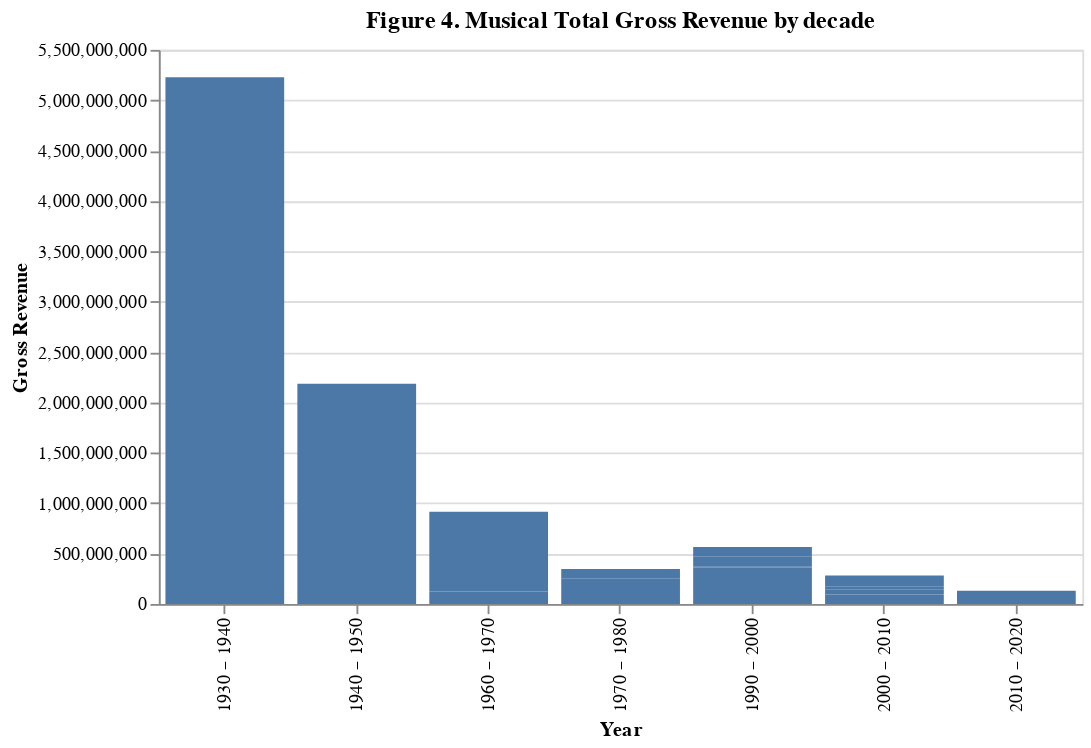

This figure's notebook cell:
### Code cell
musical_plot = (
    alt.Chart(musical_df, width=500, height=300)
    .mark_bar()
    .encode(
        x=alt.X("year:N", title="Year", bin=alt.Bin(maxbins=8)),
        y=alt.Y("inflation_adjusted_gross:Q", title="Gross Revenue", sort="x"),
    )
    .properties(title="Figure 4. Musical Total Gross Revenue by decade")
)
musical_plot

### Figure 1 — Vega-Lite specification as saved in the notebook (floating-point values rounded to 4 significant figures)
{"config": {"view": {"continuousWidth": 400, "continuousHeight": 300}}, "data": {"name": "data-f82f0199c14667e3be25b9b736f52711"}, "mark": "bar", "encoding": {"x": {"type": "nominal", "bin": {"maxbins": 8}, "field": "year", "title": "Year"}, "y": {"type": "quantitative", "field": "inflation_adjusted_gross", "sort": "x", "title": "Gross Revenue"}}, "height": 300, "title": "Figure 4. Musical Total Gross Revenue by decade", "width": 500, "$schema": "https://vega.github.io/schema/vega-lite/v4.8.1.json", "datasets": {"data-f82f0199c14667e3be25b9b736f52711": [{"movie_title": "Snow White and the Seven Dwarfs", "genre": "Musical", "inflation_adjusted_gross": 5228953251, "year": 1937}, {"movie_title": "Fantasia", "genre": "Musical", "inflation_adjusted_gross": 2187090808, "year": 1940}, {"movie_title": "Babes in Toyland", "genre": "Musical", "inflation_adjusted_gross": 124841160, "year": 1961}, {"movie_title": "The Jungle Book", "genre": "Musical", "inflation_adjusted_gross": 789612346, "year": 1967}, {"movie_title": "The Aristocats", "genre": "Musical", "inflation_adjusted_gross": 255161499, "year": 1970}, {"movie_title": "Bedknobs and Broomsticks", "genre": "Musical", "inflation_adjusted_gross": 91305448, "year": 1971}, {"movie_title": "Beauty and the Beast", "genre": "Musical", "inflation_adjusted_gross": 363017667, "year": 1991}, {"movie_title": "Swing Kids", "genre": "Musical", "inflation_adjusted_gross": 11468231, "year": 1993}, {"movie_title": "The Nightmare Before Christmas", "genre": "Musical", "inflation_adjusted_gross": 100026637, "year": 1993}, {"movie_title": "Evita", "genre": "Musical", "inflation_adjusted_gross": 92077628, "year": 1996}, {"movie_title": "Fantasia 2000 (IMAX)", "genre": "Musical", "inflation_adjusted_gross": 94852354, "year": 2000}, {"movie_title": "Fantasia 2000 (Theatrical Release)", "genre": "Musical", "inflation_adjusted_gross": 14238144, "year": 2000}, {"movie_title": "Beauty and the Beast (IMAX)", "genre": "Musical", "inflation_adjusted_gross": 36980311, "year": 2002}, {"movie_title": "Tim Burton's The Nightmare Before Chr…", "genre": "Musical", "inflation_adjusted_gross": 30737517, "year": 2006}, {"movie_title": "High School Musical 3: Senior Year", "genre": "Musical", "inflation_adjusted_gross": 106308538, "year": 2008}, {"movie_title": "Into the Woods", "genre": "Musical", "inflation_adjusted_gross": 130894237, "year": 2014}]}}
